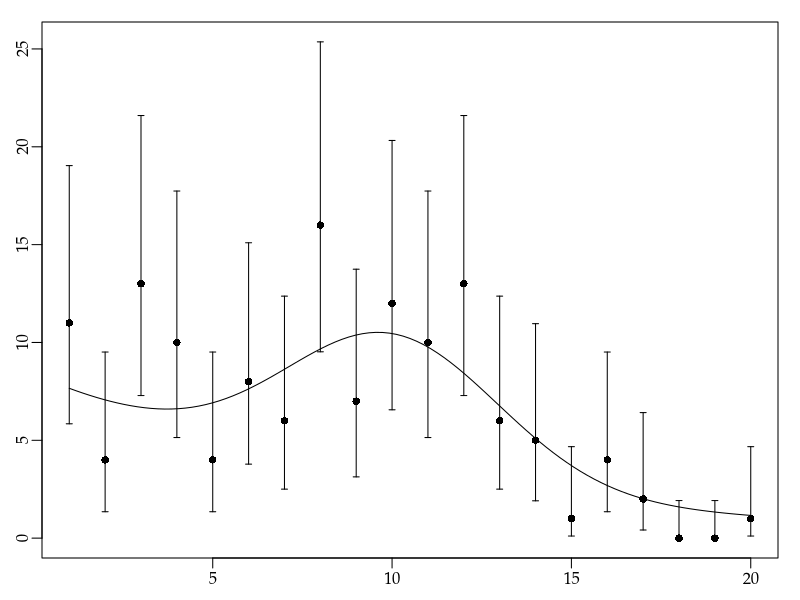

This chart was generated by the following R code: (Note: this script raises an error after producing the figure.)
args = commandArgs()
basename = sub(".R$", "", sub("^--file=(.*/)?", "", args[grep("^--file=", args)]))
if (length(basename) != 0)
    pdf(file=paste0(basename, "_tmp.pdf"), colormodel="gray", width=4, height=3)
par(family="Palatino")
par(mgp=c(1.5,0.5,0)) # title and axis margins. default: c(3,1,0)
par(mar=c(2,2,1,1)+0.1) # bottom, left, top, right margins. default: c(5,4,4,2)+0.1

poissonci = function(y) {
    if (y == 0) {
        qgamma(c(0,0.95), 0.5)
    } else {
        qgamma(c(0.025,0.975), y+0.5)
    }
}

ydata = c(11,4,13,10,4,8,6,16,7,12,10,13,6,5,1,4,2,0,0,1)
ci = sapply(1:20, function(i) poissonci(ydata[i]))
plot(1:20, ydata, type="p", pch=16, xlab="", ylab="", ylim=range(ci))
arrows(1:20, ci[1,], 1:20, ci[2,], length=0.03, angle=90, code=3)
a = 7.376486
b = 8.372888
f = function(x) a * exp(-(x-10)^2/(2*3^2)) + b * exp(-x/10)
curve(f, add=TRUE)

dev.off()
embedFonts(paste0(basename, "_tmp.pdf"), outfile=paste0(basename, ".pdf"),
           options="-c \"<</NeverEmbed []>> setdistillerparams\" -f ")
